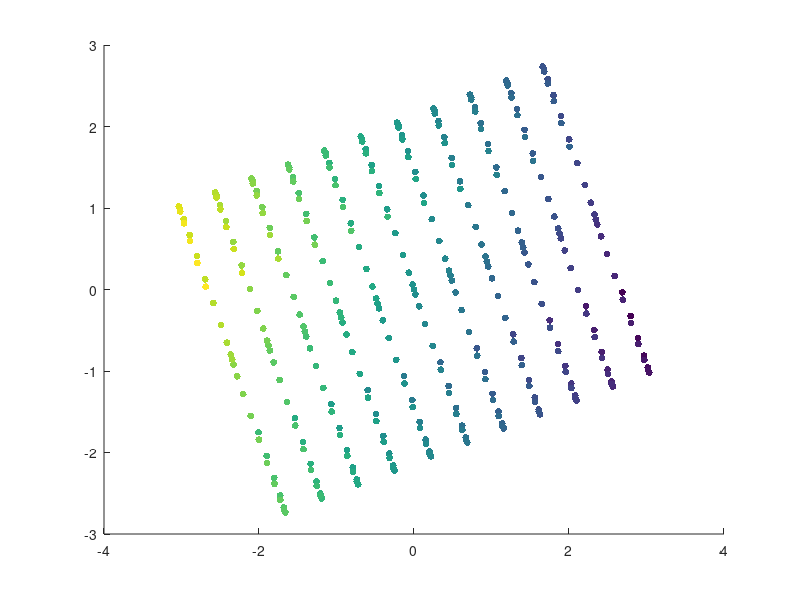

MATLAB code for this plot: (Note: this script raises an error after producing the figure.)
%% problem 1 of Proj 3 AMSC 808N
% S curve no noise
close all
clear


% load data matrix (it's called data3)
load("ScurveData.mat");
[n,~] = size(data3);
expDim = 2;
% for plotting in color (emphasize the change over the s shape to see if it
% folds back)
c = linspace(1,7,n)+repmat(linspace(1,3,32),1,11);
sz = 25;


% actually run each dimension reduction algorithm
% 1 PCA
% first center the data
Ycentered = data3 - ones(n,1)*sum(data3,1)/n;
[U,Sigma,~] = svd(data3','econ');
Ypca = Ycentered*U(:,1:expDim); % features
scatter(Ypca(:,1),Ypca(:,2),sz,c,'filled')

% 2 Isomap

% 3 LLE
figure()
k = 7;                      % # nearest neighbors
Ylle = lle(data3',k,expDim);
scatter(Ylle(1,:),Ylle(2,:),sz,c,'filled')

% 4 t-SNE
figure()
[Yt_sne, loss] = tsne(data3,'Algorithm','exact','Perplexity',6);
scatter(Yt_sne(:,1),Yt_sne(:,2),sz,c,'filled')

% 5 Diffusion Map
figure()
% estimated epsilon from her heuristic is .184, not enough
eps = .184;
delta = .2;
YDiff = diffMap(data3,eps,delta,expDim);
scatter(YDiff(1,:),YDiff(2,:),sz,c,'filled')